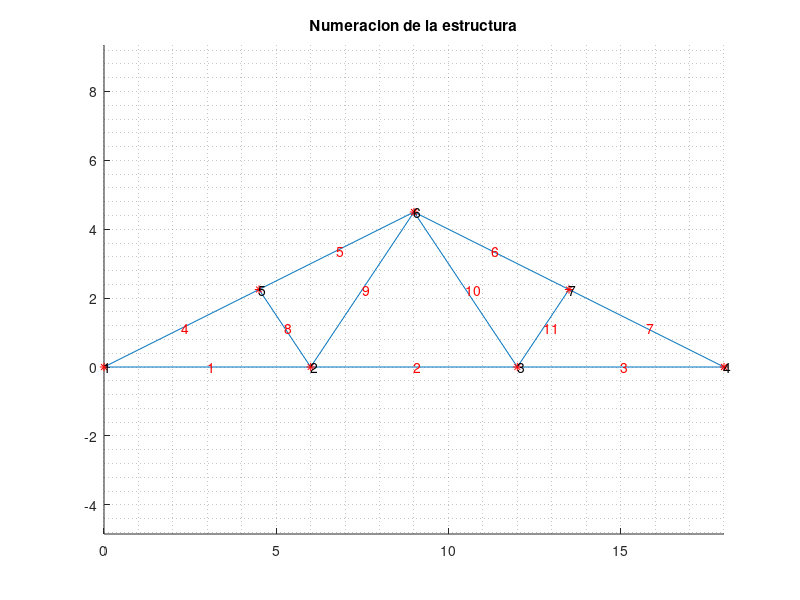

Write the MATLAB code that produced this figure. (Note: this script raises an error after producing the figure.)
clear, clc, close all

%% constantes
X = 1; Y = 2; TH = 3;

%% Unidades en kN y m
xnod = [ ...  % coordenadas de cada nodo [x, y]
      0      0
    6.0      0
   12.0      0
   18.0      0
    4.5   2.25
    9.0   4.50
   13.5   2.25  ];

% LaG: local a global: matriz que relaciona nodos locales y globales
% fila = barra
% col1 = nodo global asociado a nodo local 1
% col2 = nodo global asociado a nodo local 2
% (se lee la barra x va del nodo i al nodo j)

% nod1  nod2 material  tipo(1=EE,2=ER,3=RR)
barra = [
     2     1     2     1    %  1   2=empotrado, 1=rotula
     2     3     2     1    %  2
     3     4     2     1    %  3
     5     1     1     1    %  4   5=empotrado, 1=rotula
     5     6     1     1    %  5
     7     6     1     1    %  6   7=empotrado, 6=rotula
     7     4     1     1    %  7
     5     2     1     1    %  8
     2     6     1     1    %  9
     6     3     1     1    % 10
     3     7     1     1 ]; % 11
 
LaG = barra(:,[1 2]);  % local a global
mat = barra(:,3);      % material

%    area      inercias_y       modulo de elast.  densidad
%    A(m^2)     I(m^4)          E(kPa)            (kg/m3)
props = [...
    pi*0.04^2  pi*0.04^4/4        200e6            7800     % inclinado
    0.04*0.04  0.04*0.04^3/12     200e6            7800  ]; % horizontal
% seccion circular de radio 4 cm para los elementos inclinados
% seccion rectangular de lado 4 cm para los elementos horizontales
A = props(mat,1); I = props(mat,2); E = props(mat,3); rho = props(mat,4);

%% Se calcula la carga por peso propio asociada a cada barra [kN/m]
wpp = -A.*(rho/1000)*9.81;

nno  = size(xnod,1); % numero de nodos (numero de filas de xnod)
nbar = size(LaG,1);  % numero de EFs (numero de filas de LaG)

%% gdl: grados de libertad
% fila = nodo
% col1 = gdl en direccion x
% col2 = gdl en direccion y
% col3 = gdl en direccion angular antihoraria
gdl = [ (1:3:21)' (2:3:21)'  (3:3:21)' ];

ngdl = nanmax(gdl(:));  % numero de grados de libertad


%% Se definen los gdl asociados a cada barra
idx = cell(nbar,1);
for e = 1:nbar
   switch barra(e,4) 
      case 1 %EE
         idx{e} = [gdl(LaG(e,1),[1 2 3]) gdl(LaG(e,2),[1 2 3])];    
      case 2 %ER
         idx{e} = [gdl(LaG(e,1),[1 2 3]) gdl(LaG(e,2),[1 2])];             
      case 3 %RR
         idx{e} = [gdl(LaG(e,1),[1 2])   gdl(LaG(e,2),[1 2])];                      
   end   
end

%% cargas aplicadas (gdl carga)
ang = atan2(4.5,3);
cargas_aplica = [ ...
   gdl(2,Y)  -20    
   gdl(3,Y)  -40 
   gdl(5,Y)  -12 
   
   gdl(6,X)  -10*cos(ang)
   gdl(6,Y)  -10*sin(ang)   
   
   gdl(7,X)  -20*cos(ang)
   gdl(7,Y)  -20*sin(ang)   
   
   gdl(4,X)  -10*cos(ang)
   gdl(4,Y)  -10*sin(ang) ];
dofs_cargados  = cargas_aplica(:,1);

fg = zeros(ngdl, 1);
fg(dofs_cargados) = cargas_aplica(:,2);

%% Se calculan las coordenadas x1,y1, x2,y2 de cada barra
x1 = xnod(LaG(:,1), X);  x2 = xnod(LaG(:,2), X);
y1 = xnod(LaG(:,1), Y);  y2 = xnod(LaG(:,2), Y);

%% Se dibuja la estructura junto con su numeracion
figure(1); 
hold on;
cgx = (x1 + x2)/2; cgy = (y1 + y2)/2;   % centro de gravedad
for e = 1:nbar
   line([x1(e) x2(e)], [y1(e) y2(e)]);
   
   % Calculo la posicion del centro de gravedad del triangulo
   h = text(cgx(e), cgy(e), num2str(e)); set(h,'Color', [1 0 0]);
end

axis equal
grid minor
plot(xnod(:,X), xnod(:,Y), 'r*');
text(xnod(:,X), xnod(:,Y), num2str((1:nno)'));
title('Numeracion de la estructura');

%% fuerzas nodales equivalentes para las diferentes barras
% (en este ejemplo las fuerzas nodales equivalentes estas siendo 
% especificadas con respecto al sistema de coordenadas globales)
feloc = cell(nbar,1);

%% ensamblo la matriz de rigidez global
Kg   = zeros(ngdl);   % separo memoria
Ke  = cell(nbar,1);
T   = cell(nbar,1);
for e = 1:nbar  % para cada barra   
   % se calcula la matriz de transformacion de coordenadas para la barra e   
   % y la matriz de rigidez local expresada en el sistema de coordenadas 
   % locales para la barra e  
   switch length(idx{e})
      case 4
         [T{e},Kloc] = Te_Keloc_RR(A(e), E(e),       x1(e), y1(e), x2(e), y2(e));
         feloc{e}    = feloc_RR   (wpp(e),           x1(e), y1(e), x2(e), y2(e));
      case 5
         [T{e},Kloc] = Te_Keloc_ER(A(e), E(e), I(e), x1(e), y1(e), x2(e), y2(e));
         feloc{e}    = feloc_ER(wpp(e),              x1(e), y1(e), x2(e), y2(e));
      case 6
         [T{e},Kloc] = Te_Keloc_EE(A(e), E(e), I(e), x1(e), y1(e), x2(e), y2(e));
         feloc{e}    = feloc_EE(wpp(e),              x1(e), y1(e), x2(e), y2(e));         
   end

   % matriz de rigidez local en coordenadas globales
   Ke{e} = T{e}'*Kloc*T{e};
   
   Kg(idx{e},idx{e}) = Kg(idx{e},idx{e}) + Ke{e};  % sumo Ke{e} a K global
   fg(idx{e})        = fg(idx{e}) + T{e}'*feloc{e}; % sumo a f global
end;

%% grados de libertad del desplazamiento conocidos (c) y desconocidos (d)
apoyos = [...
   gdl(1,Y)  0
   gdl(4,X)  0   
   gdl(4,Y)  0
];

%% introduciendo los soportes inclinados
Tg = speye(ngdl,ngdl);
ang = -30;
Tg(gdl(1,[X Y]),gdl(1,[X Y])) = [ cosd(ang) sind(ang); -sind(ang) cosd(ang) ];
K = Tg*Kg*Tg';

% convierto a sistema de coordenadas con soportes inclinados
f  = Tg*fg;

%%
% f = vector de fuerzas nodales equivalentes
% q = vector de fuerzas nodales de equilibrio del elemento
% a = desplazamientos

%| qd   |   | Kcc Kcd || ac |   | fd |  Recuerde que qc = 0
%|      | = |         ||    | - |    |
%| qc=0 |   | Kdc Kdd || ad |   | fc | 

% extraigo las submatrices y especifico las cantidades conocidas
c = apoyos(:,1);
d = setdiff(1:ngdl, c);

Kcc = K(c,c); Kcd = K(c,d); fd = f(c);
Kdc = K(d,c); Kdd = K(d,d); fc = f(d);

% f = vector de fuerzas nodales equivalentes
% q = vector de fuerzas nodales de equilibrio del elemento
% a = desplazamientos
ac = apoyos(:,2); % desplazamientos conocidos en contorno

%% resuelvo el sistema de ecuaciones
ad = Kdd\(fc-Kdc*ac);        % calculo desplazamientos desconocidos
qd = Kcc*ac + Kcd*ad - fd;   % calculo fuerzas de equilibrio desconocidas
a  = zeros(ngdl,1);   a(c) = ac;  a(d) = ad; % desplazamientos
q  = zeros(ngdl,1);   q(c) = qd;             % fuerzas nodales equivalentes

%% retorno las fuerzas y los desplazamientos en el sistema de coordenadas
%% donde los grados de libertad son paralelos a los ejes
qg = Tg'*q;
ag = Tg'*a;



%% imprimo las fuerzas internas en cada barra referidas a las coordenadas
%% globales
qe_coord_loc = cell(nbar,1);
for e = 1:nbar % para cada barra
   fprintf('\n\n Fuerzas internas para barra %d en coord. globales = \n', e);
   qe_coord_glob = Ke{e}*ag(idx{e}) - T{e}'*feloc{e};
   disp(qe_coord_glob)
   
   fprintf('\n\n Fuerzas internas para barra %d en coord. locales = \n', e);
   qe_coord_loc{e} = T{e}*qe_coord_glob;
   disp(qe_coord_loc{e});   
end;

%% se estiman los movimientos y las reacciones de cada nodo
vect_mov = zeros(nno,3); % vector de movimientos
qq       = zeros(nno,3); % vector de movimientos
for i = 1:nno
   vect_mov(i,1) = ag(gdl(i,1));   qq(i,1) = qg(gdl(i,1));
   vect_mov(i,2) = ag(gdl(i,2));   qq(i,2) = qg(gdl(i,2));
   vect_mov(i,3) = ag(gdl(i,3));   qq(i,3) = qg(gdl(i,3));     
end

%% imprimo los resultados
format short g
disp('Desplazamientos nodales                                                ');
disp('~~~~~~~~~~~~~~~~~~~~~~~~~~~~~~~~~~~~~~~~~~~~~~~~~~~~~~~~~~~~~~~~~~~~~~~');
for i = 1:nno
   fprintf('Nodo %3d: u = %12.4g mm, v = %12.4g mm, theta = %12.4g rad \n', ...
      i, 1000*vect_mov(i,X), 1000*vect_mov(i,Y), vect_mov(i,TH));
end;


disp(' ');
disp('Fuerzas nodales de equilibrio (solo se imprimen los diferentes de cero)  ');
disp('~~~~~~~~~~~~~~~~~~~~~~~~~~~~~~~~~~~~~~~~~~~~~~~~~~~~~~~~~~~~~~~~~~~~~~~~~');
for i = 1:nno   
   if ~isequal(qq(i,:), [0 0 0])
      fprintf('Nodo %3d qx = %12.4g kN, qy = %12.4g, mom = %12.4g kN m\n', ...
         i, qq(i,X), qq(i,Y), qq(i,TH));
   end;
end;


%% Dibujar la estructura y su deformada
esc_def    = 50;          % escalamiento de la deformada
esc_faxial = 0.05;        % escalamiento del diagrama de axiales
esc_V      = 2;           % escalamiento del diagrama de cortantes
esc_M      = 2;           % escalamiento del diagrama de momentos

xdef = xnod + esc_def*vect_mov(:,[1 2]);

figure(2); hold on; title('Deformada');              xlabel('x, m'); ylabel('y, m'); axis equal
figure(3); hold on; title('Fuerza axial [kN]');      xlabel('x, m'); ylabel('y, m'); axis equal
figure(4); hold on; title('Fuerza cortante [kN]');   xlabel('x, m'); ylabel('y, m'); axis equal
figure(5); hold on; title('Momento flector [kN-m]'); xlabel('x, m'); ylabel('y, m'); axis equal

for e = 1:nbar
   theta = atan2(y2(e)-y1(e),x2(e)-x1(e));
   qxloc_e = @(x) wpp(e)*sin(theta);
   qyloc_e = @(x) wpp(e)*cos(theta);

   switch length(idx{e})
      case 4
      c1_dibujar_barra_deformada_RR(A(e), E(e), I(e), ...
         x1(e),y1(e), x2(e),y2(e), qxloc_e, qyloc_e, qe_coord_loc{e}, T{e}*ag(idx{e}), ...
         esc_def, esc_faxial, esc_V, esc_M);
      case 5
      c1_dibujar_barra_deformada_ER(A(e), E(e), I(e), ...
         x1(e),y1(e), x2(e),y2(e), qxloc_e, qyloc_e, qe_coord_loc{e}, T{e}*ag(idx{e}), ...
         esc_def, esc_faxial, esc_V, esc_M);
      case 6
      c1_dibujar_barra_deformada_EE(A(e), E(e), I(e), ...
         x1(e),y1(e), x2(e),y2(e), qxloc_e, qyloc_e, qe_coord_loc{e}, T{e}*ag(idx{e}), ...
         esc_def, esc_faxial, esc_V, esc_M);
   end
end

%%
return;
